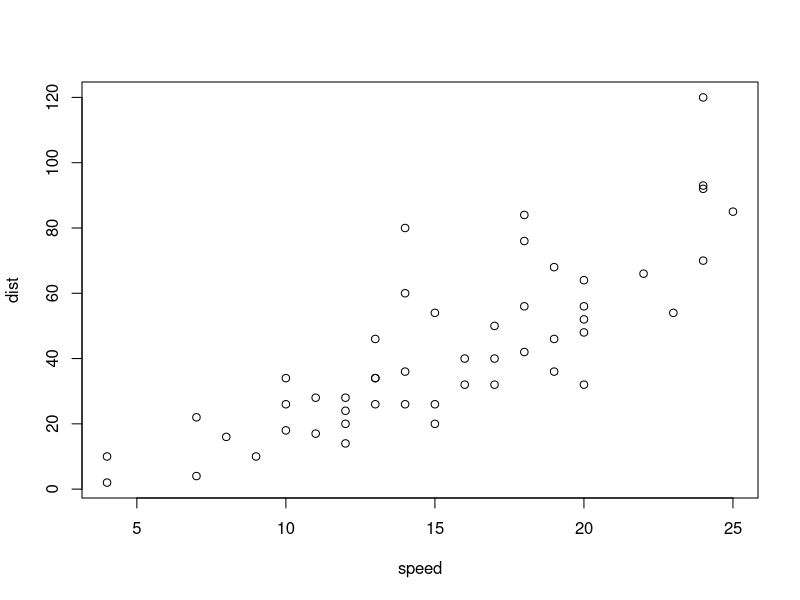
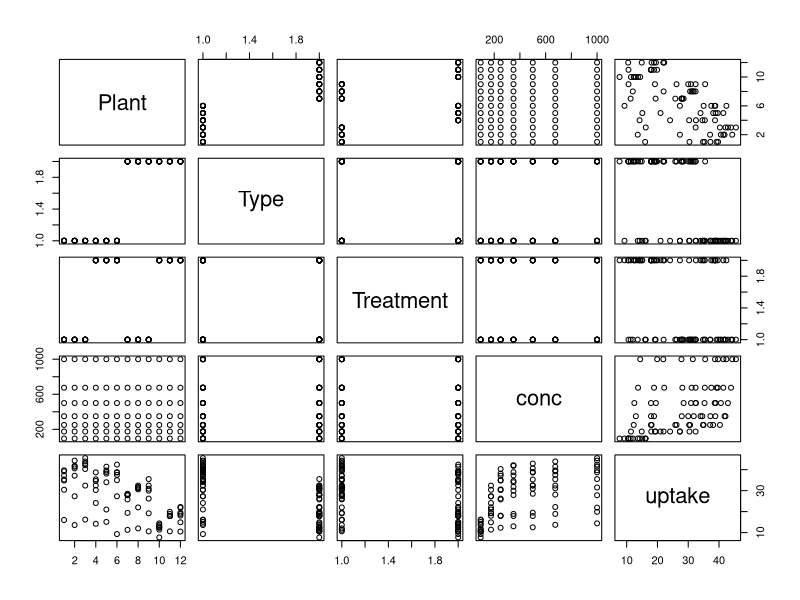

Reproduce these figures in R, in order.
## ---- chunk 1

## ---- chunk 2
plot(cars)
plot(CO2)
